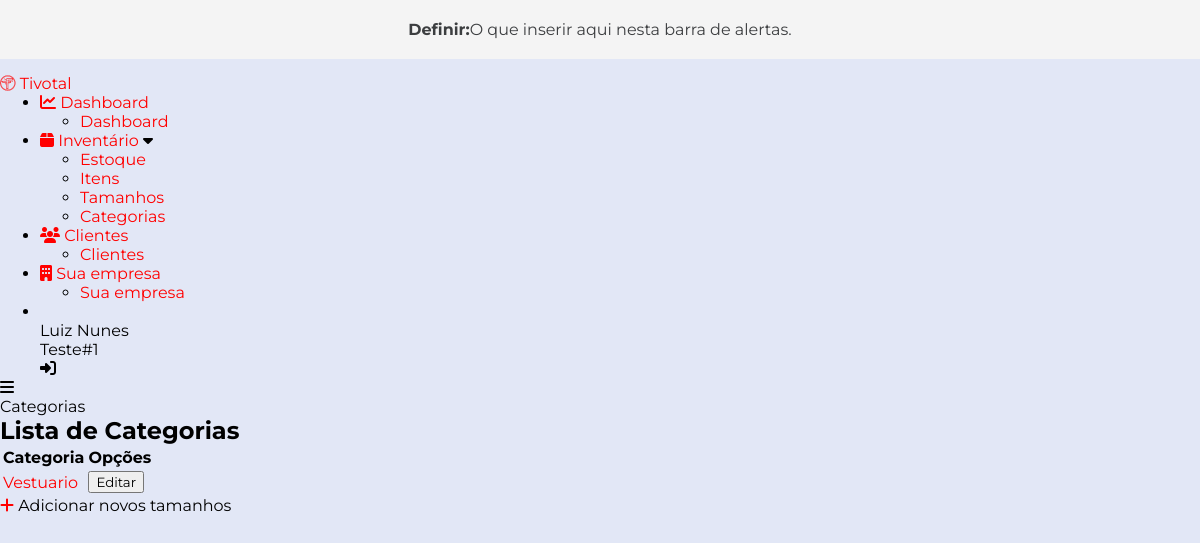
/items/list_categories/ (signed in), run on the app's committed database.
### accounts/models.py (models this page shows, shortened)
class User(AbstractBaseUser):
    email = models.EmailField(max_length=255, unique=True)
    full_name = models.CharField(max_length=255, blank=True)
    active = models.BooleanField(default=True)
    staff = models.BooleanField(default=False)
    admin = models.BooleanField(default=False)
    timestamp = models.DateTimeField(auto_now_add=True)
    seller = models.BooleanField(default=True)
    manager = models.BooleanField(default=False)
    company = models.ForeignKey(Company, null=True, blank=True, on_delete=models.CASCADE)
    USERNAME_FIELD = 'email'
    REQUIRED_FIELDS = ['full_name']
    objects = UserManager()
    def get_split_name(self): # Return the firstname of the user
        split_name = self.full_name.split(' ')
        return split_name
    @property
    def is_active(self):
        return self.active

### companies/models.py (models this page shows)
class Company(models.Model):
    company_name = models.CharField(max_length=255)
    cnpj = CNPJField(masked=False)
    address = models.CharField(max_length=255)
    cep = BRPostalCodeField(null=True, blank=True)
    city = models.CharField(max_length=255)
    neighborhood = models.CharField(max_length=255)
    logo = models.ImageField(upload_to='user_files', null=True, blank=True)
    bio = models.TextField(null=True, blank=True)
    def __str__(self):
        return self.company_name

### items/models.py (models this page shows)
class Category(models.Model):
    category = models.CharField(max_length=255)
    user = models.ForeignKey(User, on_delete=models.SET_NULL, null=True, blank=True)
    def __str__(self):
        return self.category

### items/views.py (the view)
# urls.py: path('list_categories/', views.list_categories, name='list_categories'),
@login_required
def list_categories(request):
    categories = Category.objects.filter(user=request.user)
    return render(request, 'list_categories.html', {'categories': categories})

### items/templates/list_categories.html (shortened to what this page needs)
{% extends 'base.html' %}
{% block main %}
    <div class="card text-white bg-info mb-3" style="max-width: 18rem;">
        <div class="card-header">Categorias</div>
    </div>
    <div class="container">
        <div class="container-list" id="one">
            <h2>Lista de Categorias</h2>
            <table class="table table-striped">
                <thead>
                    <tr>
                        <th>Categoria</th>
                        <th>Opções</th>
                    </tr>
                </thead>
                <tbody>
                    {% for category in categories %}
                        <tr>
                            <td>
                                <a href="{% url 'edit_category' category.id %}">{{ category }}</a>
                            </td>
                            <td>
                                <a href="{% url 'edit_category' category.id %}">
                                    <button class="btn btn-primary" id="btn-bg-blue-1">Editar</button>
                                </a>
                            </td>
                        </tr>
                    {% endfor %}
                </tbody>
            </table>
            <div class="add-new-size-btn">
                <a href="{% url 'create_size' %}" class="new-size-icon">
                    <i class="fa-solid fa-plus"></i>
                </a>
                <span class="tooltip">Adicionar novos tamanhos</span>
            </div>
        </div>
    </div>
{% endblock %}

### templates/base.html (shortened to what this page needs)
<!DOCTYPE html>
{% load static %}
<html lang="en">
<head>
  <link
    rel="stylesheet"
    href="https://cdnjs.cloudflare.com/ajax/libs/font-awesome/6.2.1/css/all.min.css"
  />
  <link rel="stylesheet" href="{% static 'css/style.css' %}">
</head>
<body>
<div class="alertbar">
  <b>Definir: </b> O que inserir aqui nesta barra de alertas.
</div>
    <div class="container">
      <div class="sidebar close">
        <div class="logo">
          <a href="{% url 'list_clients' %}"><i class="fab fa-trade-federation"></i></a>
          <a href="{% url 'list_clients' %}"><span class="logo-name">Tivotal</span></a>
        </div>
        <ul class="nav-list">
          <li>
            <a href="#">
              <i class="fa-solid fa-chart-line"></i>
              <span class="link-name">Dashboard</span>
            </a>
            <ul class="sub-menu blank">
              <li><a href="#" class="link-name">Dashboard</a></li>
            </ul>
          </li>
          <li>
            <div class="icon-link">
              <a href="#">
                <i class="fa-solid fa-box"></i>
                <span class="link-name">Inventário</span>
              </a>
              <i class="fas fa-caret-down arrow"></i>
            </div>
            <ul class="sub-menu">
              <li><a href="{% url 'list_stock' %}">Estoque</a></li>
              <li><a href="{% url 'list_items' %}" class="link-name">Itens</a></li>
              <li><a href="{% url 'list_sizes' %}">Tamanhos</a></li>
              <li><a href="{% url 'list_categories' %}">Categorias</a></li>
            </ul>
          </li>
          <li>
            <a href="#">
              <i class="fa-solid fa-users"></i>
              <span class="link-name">Clientes</span>
            </a>
            <ul class="sub-menu blank">
              <li><a href="#" class="link-name">Clientes</a></li>
            </ul>
          </li>
          <li>
            <a href="{% url 'detail_company' user.company.id %}">
              <i class="fa-solid fa-building"></i>
              <span class="link-name">Sua empresa</span>
            </a>
            <ul class="sub-menu blank">
              <li><a href="{% url 'detail_company' user.company.id %}" class="link-name">Sua empresa</a></li>
            </ul>
          </li>
          <li>
            <div class="profile-details">
              <div class="profile-content">
              </div>
              <div class="name-job">
                <div class="name">{{ user.get_split_name|first|title }} {{ user.get_split_name|last|title }}</div>
                <div class="job">{{ user.company }}</div>
              </div>
              <i class="fas fa-right-to-bracket"></i>
            </div>
          </li>
        </ul>
      </div>
      <div class="home-section">
        <div class="home-content">
          <i class="fas fa-bars"></i>
          {% block main %}
          {% endblock %}
        </div>
      </div>
    </div>
</body>
</html>

### staticfiles/css/style.css (style rules this page uses)
* { margin: 0; font-family:'Montserrat', sans-serif; }
:root { --body-color: #E2E7F6; --primary-color: #0F71F2; --primary: #0F71F2; --warning: #F2B544; --toggle-color: #aaa; --text-color: #707070; --tran-03: all 0.2s ease; --tran-03: all 0.3s ease; --tran-04: all 0.3s ease; --tran-05: all 0.3s ease; }
a { color: red; text-decoration: none; }
body { background-color: var(--body-color); }
.alertbar { padding: 20px; background-color: #F4F4F4; color: #3c3e40; margin-bottom: 15px; align-items: center; justify-content: center; display:flex; text-align: center; }

### data on the page
User: get_split_name|first "Luiz", get_split_name|last "Nunes", company "Teste#1"
Category: category "Vestuario"
